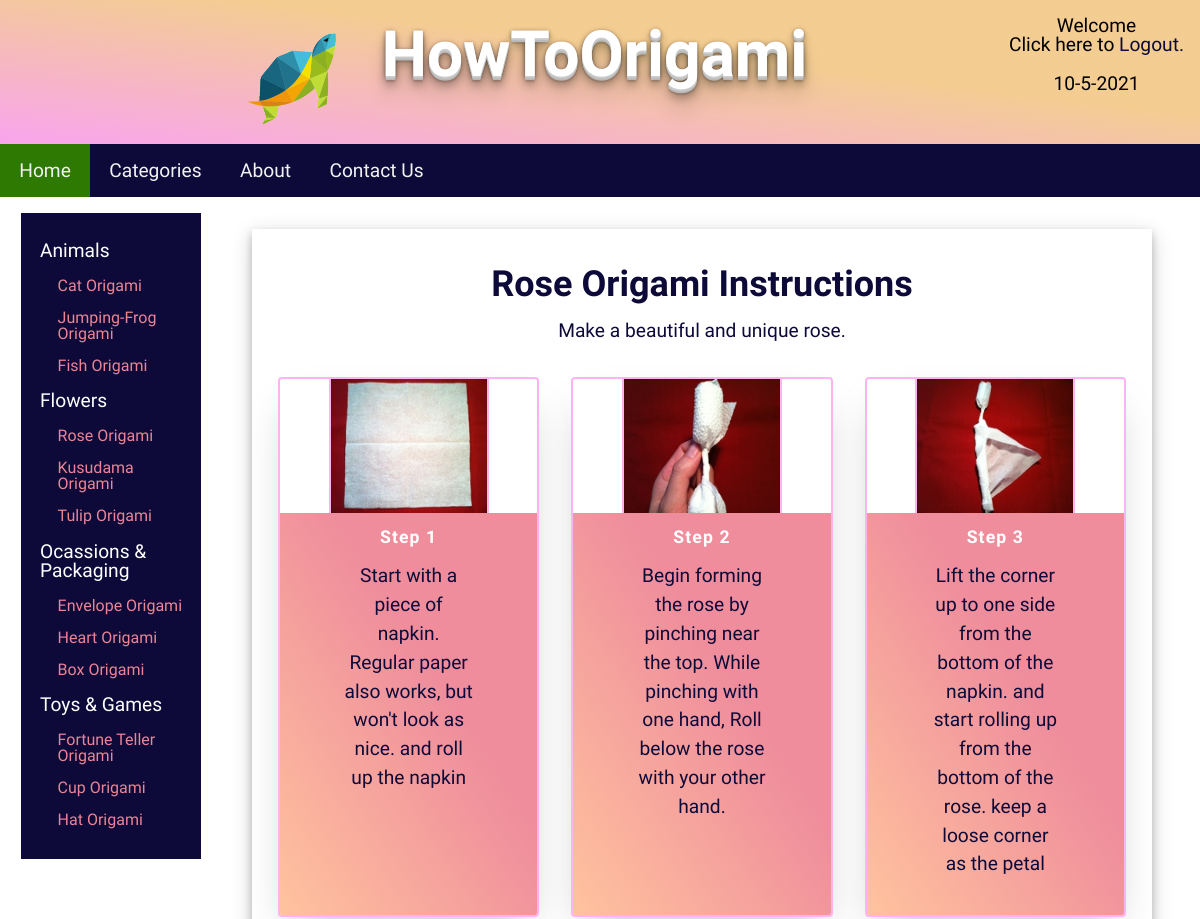
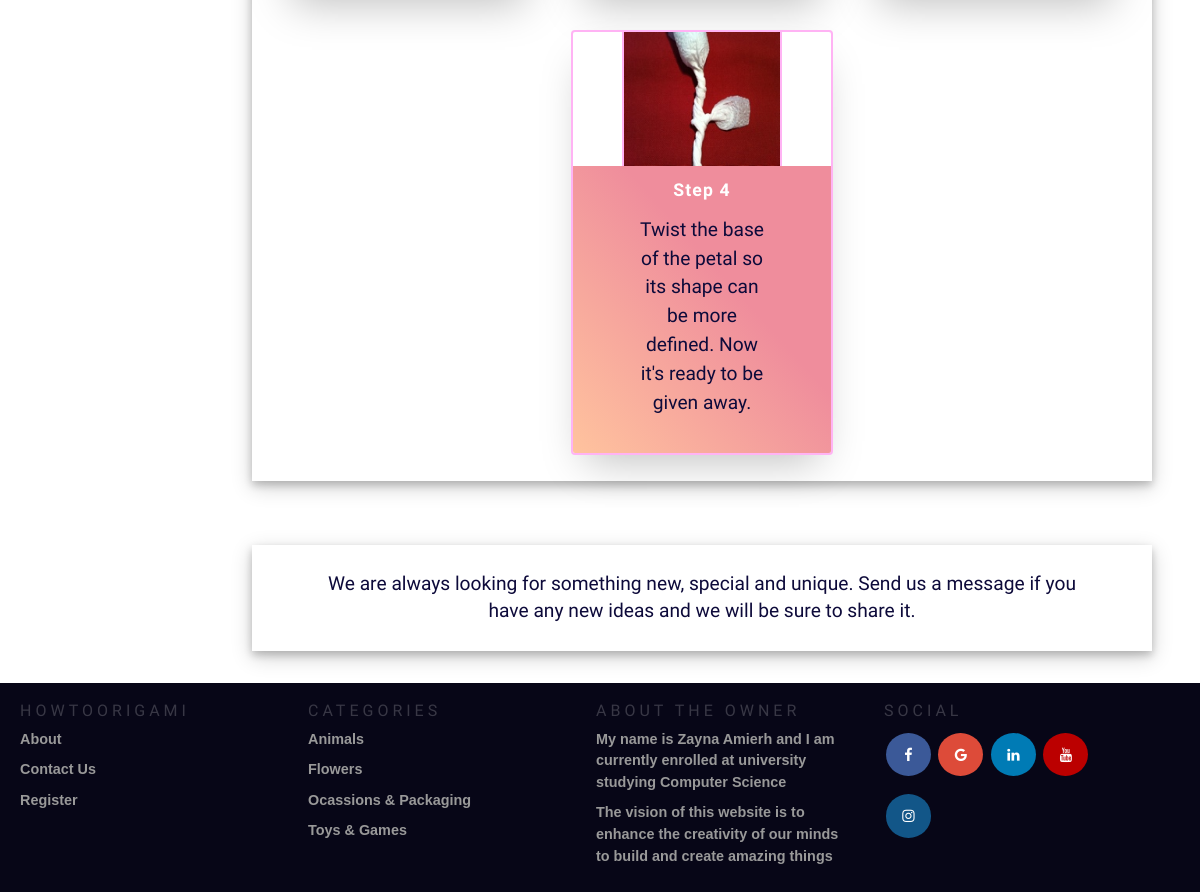
Screenshot of /itemDetails.php?id=10 (signed in) with the database file from the repository (2 pictures, top to bottom).
### tables this page shows
CREATE TABLE IF NOT EXISTS `item` (
  `id` int(11) NOT NULL AUTO_INCREMENT,
  `image` varchar(4000) NOT NULL,
  `alt` varchar(250) NOT NULL,
  `description` varchar(4000) NOT NULL,
  `categoryID` int(11) NOT NULL,
  PRIMARY KEY (`id`),
  KEY `categoryID` (`categoryID`)
);

CREATE TABLE IF NOT EXISTS `item_detail` (
  `id` int(11) NOT NULL AUTO_INCREMENT,
  `item_id` int(11) NOT NULL,
  `image` varchar(4000) NOT NULL,
  `step_num` int(11) NOT NULL,
  `step_info` varchar(500) NOT NULL,
  `categoryID` int(11) NOT NULL,
  PRIMARY KEY (`id`),
  KEY `categoryID` (`categoryID`),
  KEY `item_id` (`item_id`)
);

### itemDetails.php (the view, shortened to what this page needs)
<!DOCTYPE html>
<html>
<head>
    <link rel="stylesheet" type="text/css" href="CSS\style-min.css">
    <link rel="stylesheet" type=text/css href="CSS\mediaquery-min.css">
    <link rel="stylesheet" href="https://cdnjs.cloudflare.com/ajax/libs/font-awesome/4.7.0/css/font-awesome.min.css">
</head>
<body>
    <?php require 'headerNav.php' ?>
    <aside class="sidenav">
        <ul>
            <li><a href="items.php#Animals">Animals</a>
                <ul>
                    <?php
                    $conn = mysqli_connect("localhost", "root", "", "howtoorigami");
                    if ($conn) {
                        $select = "select * from item where categoryID=1";
                        $result = mysqli_query($conn, $select);
                        if (mysqli_num_rows($result) > 0) {
                            while ($row = mysqli_fetch_assoc($result)) {
                                $id = $row["id"];
                                $alt = $row["alt"];
                                $li = "<li><a href='itemDetails.php?id=$id'>$alt Origami</a></li>";
                                echo $li;
                            }
                        }
                    } else {
                        echo "problem";
                    }
                    ?>
                </ul>
            </li>
            <li><a href="items.php#Flowers">Flowers</a>
                <ul>
                    <?php
                    if ($conn) {
                        $select = "select * from item where categoryID=2";
                        $result = mysqli_query($conn, $select);
                        if (mysqli_num_rows($result) > 0) {
                            while ($row = mysqli_fetch_assoc($result)) {
                                $id = $row["id"];
                                $alt = $row["alt"];
                                $li = "<li><a href='itemDetails.php?id=$id'>$alt Origami</a></li>";
                                echo $li;
                            }
                        }
                    } else {
                        echo "problem";
                    }
                    ?>
                </ul>
            </li>
            <li><a href="items.php#Occasion">Ocassions & Packaging</a>
                <ul>
                    <?php
                    if ($conn) {
                        $select = "select * from item where categoryID=3";
                        $result = mysqli_query($conn, $select);
                        if (mysqli_num_rows($result) > 0) {
                            while ($row = mysqli_fetch_assoc($result)) {
                                $id = $row["id"];
                                $alt = $row["alt"];
                                $li = "<li><a href='itemDetails.php?id=$id'>$alt Origami</a></li>";
                                echo $li;
                            }
                        }
                    } else {
                        echo "problem";
                    }
                    ?>
                </ul>
            </li>
            <li><a href="items.php#Toys">Toys & Games</a>
                <ul>
                    <?php
                    if ($conn) {
                        $select = "select * from item where categoryID=4";
                        $result = mysqli_query($conn, $select);
                        if (mysqli_num_rows($result) > 0) {
                            while ($row = mysqli_fetch_assoc($result)) {
                                $id = $row["id"];
                                $alt = $row["alt"];
                                $li = "<li><a href='itemDetails.php?id=$id'>$alt Origami</a></li>";
                                echo $li;
                            }
                        }
                    } else {
                        echo "problem";
                    }
                    ?>
                </ul>
            </li>
        </ul>
    </aside>
    <section class="items">
        <?php
        if ($conn) {
            if (isset($_GET['id'])) {
                $id = mysqli_real_escape_string($conn, $_GET['id']);
                $select = "select * from item where id='$id'";
                $result = mysqli_query($conn, $select);
                if (mysqli_num_rows($result) > 0) {
                    while ($row = mysqli_fetch_assoc($result)) {
                        $alt = $row["alt"];
                        $description = $row["description"];
                        $all = "<h1>$alt Origami Instructions</h1>
                <p>$description</p>";
                        echo $all;
                    }
                } else {
                    echo "IDK problem";
                }
            }
        } else {
            echo "PROBLEM";
        }
        ?>
        <div class=" main">
            <ul class="cards">
                <?php
                if ($conn) {
                    if (isset($_GET['id'])) {
                        $id = mysqli_real_escape_string($conn, $_GET['id']);
                        $sql = "select * from item_detail WHERE item_id='$id';";
                        $result = mysqli_query($conn, $sql);
                        if (mysqli_num_rows($result) > 0) {
                            while ($row = mysqli_fetch_assoc($result)) {
                                $image = $row["image"];
                                $step_num = $row["step_num"];
                                $step_info = $row["step_info"];
                                $all = "<li class='cards_item'>
                            <div class='card'>
                                <div class='card_image'><img src='$image' alt='$step_num'></div>
                                <div class='card_content'>
                                    <h2 class='card_title'><b>Step $step_num</b></h2>
                                    <p class='card_text'> $step_info
                                    </p>
                                </div>
                            </div>
                        </li>";
                                echo $all;
                            }
                        } else {
                            echo "Fail";
                        }
                    }
                }
                ?>
            </ul>
        </div>
    </section>
    <section class="items">
        <p>
            We are always looking for something new, special and unique. Send us a message if you have any new ideas
            and we will be sure to share it.
        </p>
    </section>
</body>
<?php include 'footer.php'; ?>
</html>

### CSS/style-min.css (style rules this page uses)
html,body,div,span,applet,object,iframe,h1,h2,h3,h4,h5,h6,p,blockquote,pre,a,abbr,acronym,address,big,cite,code,del,dfn,em,img,ins,kbd,q,s,samp,small,strike,strong,sub,sup,tt,var,b,u,i,center,dl,dt,dd,ol,ul,li,fieldset,form,label,legend,table,caption,tbody,tfoot,thead,tr,th,td,article,aside,canvas,details,embed,figure,figcaption,footer,header,hgroup,menu,nav,output,ruby,section,summary,time,mark,audio,video { margin:0;padding:0;border:0;font-size:100%;font:inherit;vertical-align:baseline }
article,aside,details,figcaption,figure,footer,header,hgroup,menu,nav,section { display:block }
body { line-height:1 }
ol,ul { list-style:none }
* { box-sizing:border-box }
body { width:100%;background-image:url(https://image.freepik.com/free-vector/abstract-background_53876-43362.jpg);background-size:cover;overflow-x:hidden;font-family:'Bubblegum Sans',cursive,Arial,Helvetica,sans-serif }
h1 { font-size:2.25em;margin-top:1.7rem;color:#0d0a3a;font-weight:bold;text-transform:capitalize }
h2 { font-size:1.4rem;color:#0d0a3a;font-weight:bold }
a { text-decoration:none;color:#0d0a3a;text-transform:capitalize }
p { margin:1rem 3rem;color:#0d0a3a;line-height:1.4em;font-size:1.2em }
section { box-shadow:0 .25em .50em 0 rgba(0,0,0,0.2),0 .375em 1.25em 0 rgba(0,0,0,0.19);text-align:center;padding:.625em;width:85%;margin-top:2em;margin:2em auto;background-color:white }
#about,.items { padding:10px;width:85%;margin-top:2em;margin:2em auto;float:none }
.main { max-width:75em;margin:0 auto }
img { max-width:100%;vertical-align:middle;width:10em;height:8.375em }
.cards { display:flex;flex-wrap:wrap;list-style:none;margin:0;padding:0 }
.cards_item { display:flex;padding:1rem;margin-left:auto;margin-right:auto }
.card { background-color:white;border-radius:.25rem;box-shadow:0 1.25em 2.5em -0.875em rgba(0,0,0,0.25);display:flex;flex-direction:column;overflow:hidden;border:solid .125em rgba(255,167,243,0.856) }
.card img { border:solid .125em rgba(255,167,243,0.856);border-bottom:0;border-top:0 }
.card_content { padding:1rem;background:linear-gradient(to bottom left,#ef8d9c 40%,#ffc39e 100%);height:100% }
.card_title { color:#fff;font-size:1.1rem;font-weight:700;letter-spacing:.063em;text-transform:capitalize;margin:0 }
.card_text { color:#0d0a3a;font-size:1.2em;line-height:1.5;margin-bottom:1.25rem;font-weight:400 }
.sidenav { width:100%;margin:0;margin-top:.6em;float:none;position:relative;background-color:#0d0a3a;overflow:auto;padding-top:1.3em;padding-bottom:1.3em }
.sidenav a { padding:.375em .5em .625em 1em;text-decoration:none;font-size:1.2em;color:#818181;display:block }
.sidenav li a { color:white }
.sidenav ul li ul li a { color:#eb8495;margin-left:1.3em;font-size:1em;list-style:square inside;display:none }

### CSS/mediaquery-min.css (style rules this page uses)
@media (min-width:60em) { .sidenav { width:15%;float:left;margin-left:1.3em;margin-top:1em } }
@media (min-width:60em) { .sidenav ul li a { font-size:1.2rem } }
@media (min-width:60em) { .sidenav ul li ul li a { display:block } }
@media (min-width:60em) { .items { float:right;width:75%;margin-right:3em } }
@media (min-width:40rem) { .cards_item { width:50% } }
@media (min-width:56rem) { .cards_item { width:33.3333% } }

### itemDetails.php (style rules this page uses)
h1, a { text-transform: capitalize; }

### rows the page displays
item: alt "Cat"
item: alt "Jumping-Frog"
item: alt "Fish"
item: alt "Rose", description "Make a beautiful and unique rose."
item: alt "Kusudama"
item: alt "Tulip"
item: alt "Envelope"
item: alt "Heart"
item: alt "Box"
item: alt "Fortune Teller"
item: alt "Cup"
item: alt "Hat"
item_detail: image (picture), step_num "1", step_info "Start with a piece of napkin. Regular paper also works, but won't look as nice. and roll up the napkin"
item_detail: image (picture), step_num "2", step_info "Begin forming the rose by pinching near the top. While pinching with one hand, Roll below the rose with your other hand."
item_detail: image (picture), step_num "3", step_info "Lift the corner up to one side from the bottom of the napkin. and start rolling up from the bottom of the rose. keep a loose corner as the petal"
item_detail: image (picture), step_num "4", step_info "Twist the base of the petal so its shape can be more defined. Now it's ready to be given away."
